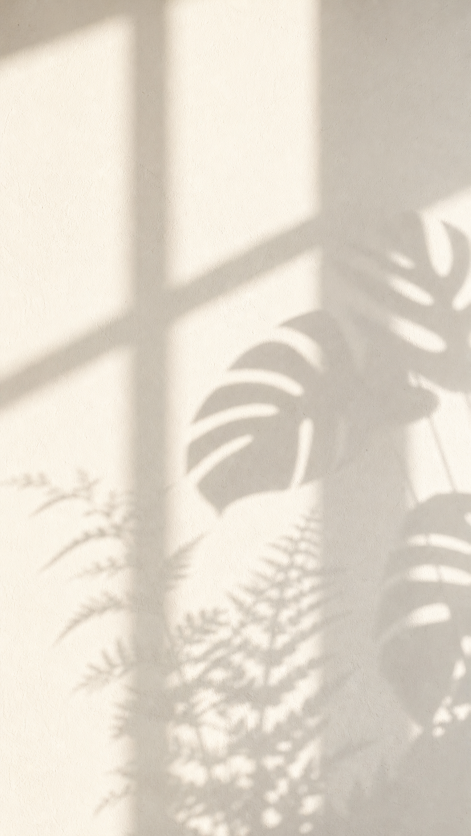
#> input picture projects/ai-rabotai-umnee/assets/raw/wall.png, 941 x 1672 px (shown at 1/2 size)
$ python render.py assets/raw/wall.png
#> lines starting #> are read from the running program, lines starting #| are printed output that depends on the picture
# Motion Director — 10s vertical kinetic editorial collage, rendered frame by frame (PIL + numpy -> ffmpeg).
# Usage:  python render.py preview t1 t2 ...   -> work/preview_<t>.jpg
#         python render.py video               -> work/video_noaudio.mp4
import sys, math, subprocess, os, functools
import numpy as np
from PIL import Image, ImageDraw, ImageFont, ImageFilter

W, H, FPS, DUR = 1080, 1920, 30, 10.0
ROOT = os.path.dirname(os.path.abspath(__file__))
A = lambda *p: os.path.join(ROOT, *p)
os.makedirs(A('work'), exist_ok=True)

PURPLE = (88, 44, 196)
CHAR = (33, 30, 38)
WHITE = (255, 255, 255)
GUIDE = (150, 140, 130)

# ---------------------------------------------------------------- easing
def clamp(x, a=0.0, b=1.0): return max(a, min(b, x))
def prog(t, a, b): return clamp((t - a) / (b - a)) if b > a else float(t >= a)
def out_cubic(x): return 1 - (1 - x) ** 3
def in_cubic(x): return x ** 3
def in_out(x): return 4 * x ** 3 if x < .5 else 1 - (-2 * x + 2) ** 3 / 2
def out_back(x, s=1.9):
    c3 = s + 1
    return 1 + c3 * (x - 1) ** 3 + s * (x - 1) ** 2
def lerp(a, b, x): return a + (b - a) * x

# ---------------------------------------------------------------- fonts & text
FONTS = {'bold': A('fonts', 'PF-900-italic.ttf'), 'light': A('fonts', 'PF-400-italic.ttf')}

@functools.lru_cache(None)
def font(kind, size): return ImageFont.truetype(FONTS[kind], size)

# [8 lines left out: function text_img, not called in this run]

def text_w(text, kind, size):
    l, t, r, b = font(kind, size).getbbox(text, anchor='ls'); return r - l

# ---------------------------------------------------------------- compositing helpers
# [9 lines left out: function comp, not called in this run]

def fade(im, op):
    if op >= 0.999: return im
    im = im.copy(); a = im.getchannel('A').point(lambda v: int(v * op)); im.putalpha(a); return im

# [25 lines left out: functions draw_text, blur_reveal, pop_text, slam_text, not called in this run]

# ---------------------------------------------------------------- heroes
def load_hero(name, height=None, width=None):
    im = Image.open(A('assets', 'cut', name + '.png')).convert('RGBA')
    s = (height / im.height) if height else (width / im.width)
    im = im.resize((int(im.width * s), int(im.height * s)), Image.LANCZOS)
    return im

# [7 lines left out: function make_shadow, not called in this run]

class Hero:
    def __init__(self, name, shadow_color, shadow_op=0.38, blur=26, **size):
        self.im = load_hero(name, **size)
        self.sh = make_shadow(self.im, shadow_color, shadow_op, blur)
    # [54 lines left out: functions _xf, draw, star4, corner_spikes, marker, not called in this run]

CURSOR = [(0, 0), (0, 36), (9, 27), (16, 42), (23, 39), (16, 24), (28, 24)]
# [26 lines left out: functions cursor, ring, starburst_mask, circle_mask, not called in this run]

# ---------------------------------------------------------------- canvases
wall_src = Image.open(A('assets', 'raw', 'wall.png')).convert('RGB')
#> wall_src is the input picture: PIL image 941x1672 RGB; mean R, G, B 224.8, 216.7, 203.9
wall_src = wall_src.resize((int(W * 1.12), int(H * 1.12)), Image.LANCZOS)
#> wall_src: PIL image 1209x2150 RGB
wa = np.asarray(wall_src).astype(np.float32)
wa = 255 - (255 - wa) * 0.70                          # lift into bright warm off-white
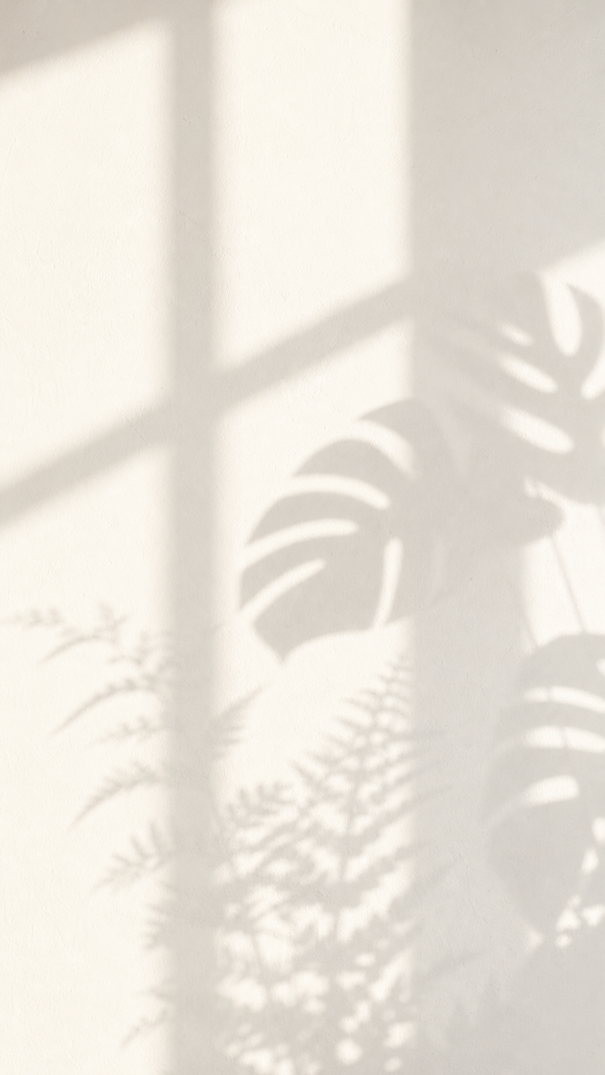
#> wa: shape (2150, 1209, 3) float32 (shown at 1/2 size); mean R, G, B 235, 229.8, 217.7
wa = wa * np.array([1.0, 0.99, 0.965]) + np.array([0, 1, 3])
WALL = Image.fromarray(np.clip(wa, 0, 255).astype(np.uint8)).convert('RGBA')

# [5 lines left out: function wall, not called in this run]

PURPLE_BG = Image.new('RGBA', (W, H), PURPLE + (255,))
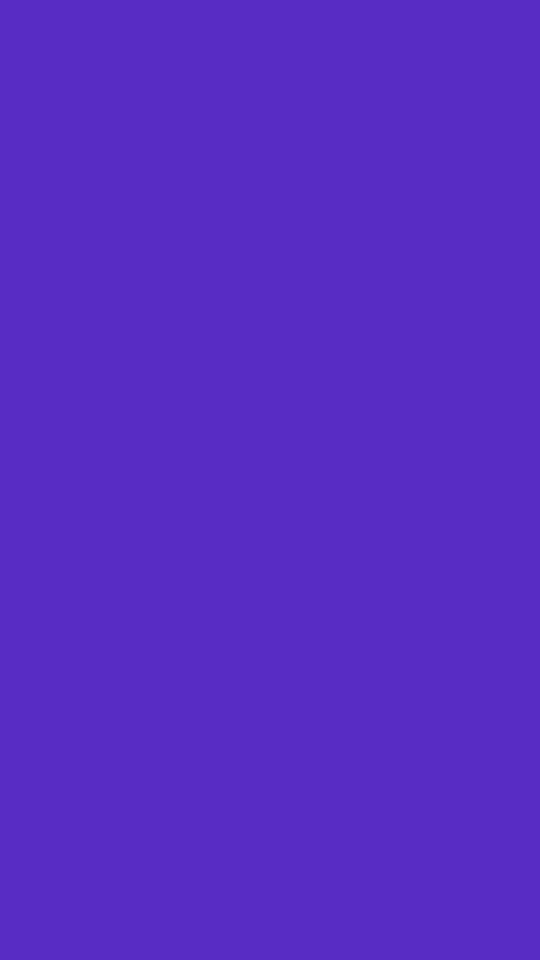
#> PURPLE_BG: PIL image 1080x1920 RGBA (shown at 1/2 size); mean R, G, B, A 88, 44, 196, 255
_g = ImageDraw.Draw(PURPLE_BG)
for x in range(0, W + 1, 72): _g.line([(x, 0), (x, H)], fill=(126, 92, 220, 255), width=1)
for y in range(0, H + 1, 72): _g.line([(0, y), (W, y)], fill=(126, 92, 220, 255), width=1)
# soft vignette glow in the middle of the purple
_v = np.asarray(PURPLE_BG).astype(np.float32)
yy, xx = np.mgrid[0:H, 0:W]
gl = np.exp(-(((xx - W * 0.55) / 700) ** 2 + ((yy - H * 0.45) / 900) ** 2))[..., None]
_v[..., :3] = _v[..., :3] * (0.86 + 0.22 * gl)
PURPLE_BG = Image.fromarray(np.clip(_v, 0, 255).astype(np.uint8), 'RGBA')

# [6 lines left out: function guides, not called in this run]

# ---------------------------------------------------------------- assets
HOUR = Hero('hourglass', (120, 90, 50), 0.34, height=1080)
#> (the run stopped early here; a loop or call above may not have finished)

$ run again, with projects/ai-rabotai-umnee/assets/raw/gears.png copied over projects/ai-rabotai-umnee/assets/raw/wall.png
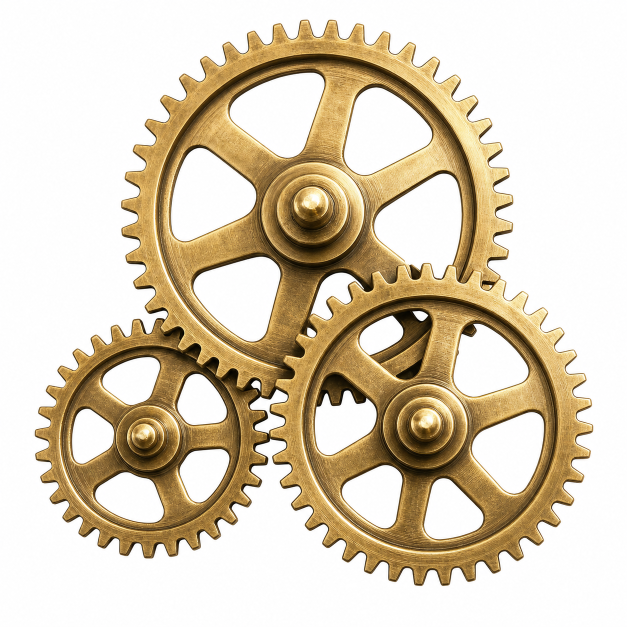
#> input picture projects/ai-rabotai-umnee/assets/raw/gears.png, 1254 x 1254 px (shown at 1/2 size)
#> wall_src is the input picture: PIL image 1254x1254 RGB; mean R, G, B 218.7, 206.2, 184.5
#> `wall_src = wall_src.resize((int(W * 1.12), int(H * 1.12)), Image.LANCZ..`:
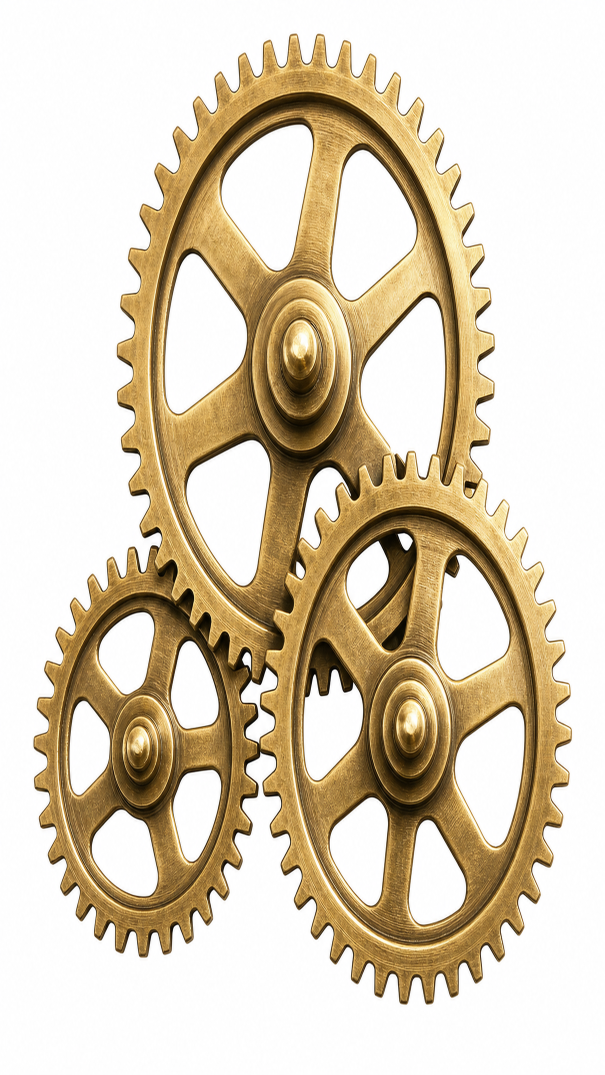
#> wall_src: PIL image 1209x2150 RGB (shown at 1/2 size); mean R, G, B 218.7, 206.1, 184.5
#> `wa = 255 - (255 - wa) * 0.70`:
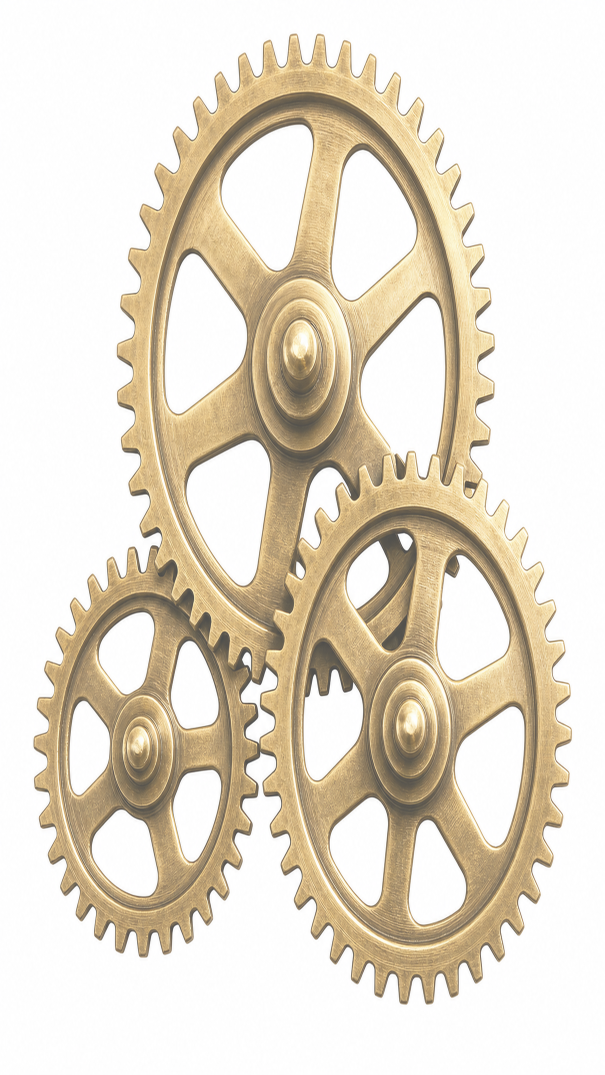
#> wa: shape (2150, 1209, 3) float32 (shown at 1/2 size); mean R, G, B 230.6, 221.8, 206.8
